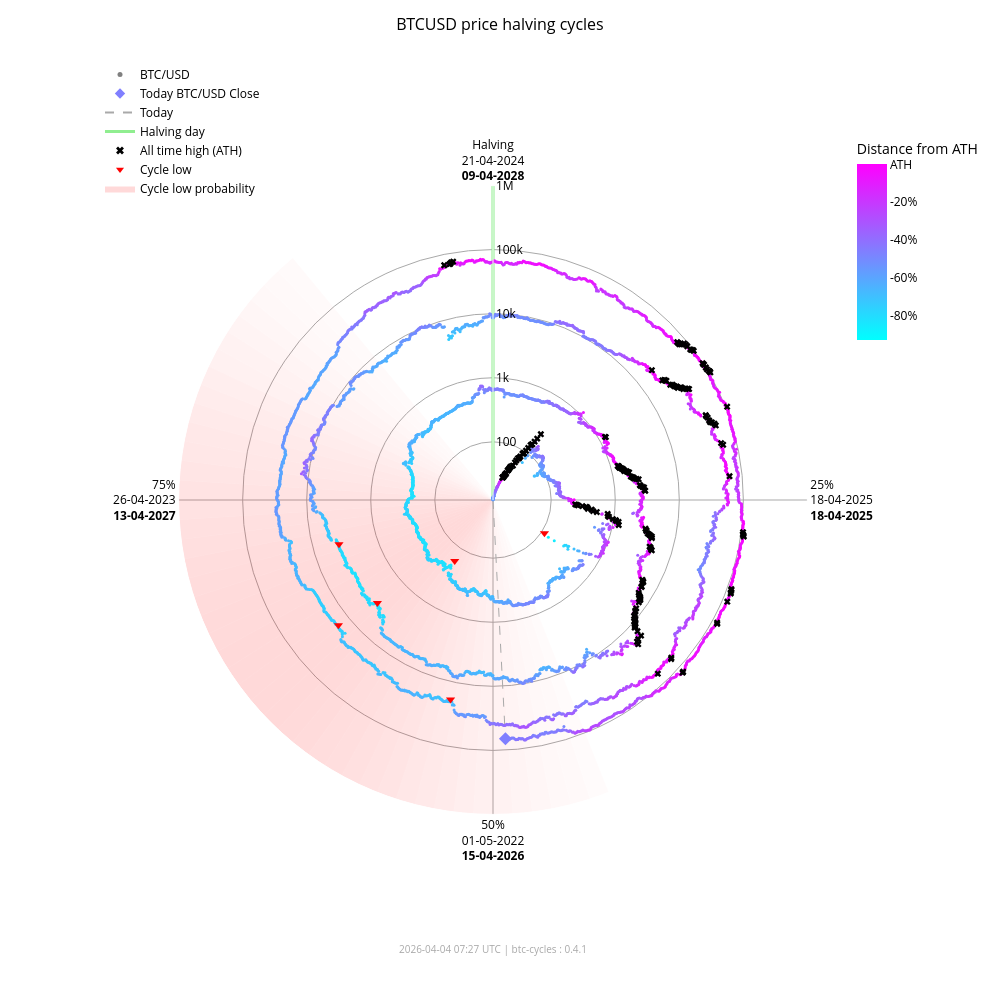

The notebook cell this image was saved under:
### Markdown cell above
### Interactive chart (plotly)

### Code cell
fig_interactive = btc.plot(
    kind="interactive",
    from_date="2012-11-28",
)
# plotly config for interactivity
config = {"scrollZoom": True, "displayModeBar": True}
# display in notebook
fig_interactive.show(config=config)

### Figure 1 — Plotly figure (JSON) as saved in the notebook; plotly's stock layout.template omitted (floating-point values rounded to 4 significant figures; data arrays with more than 128 entries replaced by an {"elided": "..."} marker saying what was removed)
{"data": [{"fill": "toself", "fillcolor": "rgba(255,0,0,0.017168280509461762)", "hoverinfo": "skip", "line": {"width": 0}, "mode": "lines", "r": [12.35, 1000000, 1000000, 12.35, 12.35], "showlegend": false, "theta": [158.4, 158.4, 162.0, 162.0, 158.4], "type": "scatterpolar"}, {"fill": "toself", "fillcolor": "rgba(255,0,0,0.022114794501891178)", "hoverinfo": "skip", "line": {"width": 0}, "mode": "lines", "r": [12.35, 1000000, 1000000, 12.35, 12.35], "showlegend": false, "theta": [162.0, 162.0, 165.6, 165.6, 162.0], "type": "scatterpolar"}, {"fill": "toself", "fillcolor": "rgba(255,0,0,0.027904042595116696)", "hoverinfo": "skip", "line": {"width": 0}, "mode": "lines", "r": [12.35, 1000000, 1000000, 12.35, 12.35], "showlegend": false, "theta": [165.6, 165.6, 169.2, 169.2, 165.6], "type": "scatterpolar"}, {"fill": "toself", "fillcolor": "rgba(255,0,0,0.03451829485242034)", "hoverinfo": "skip", "line": {"width": 0}, "mode": "lines", "r": [12.35, 1000000, 1000000, 12.35, 12.35], "showlegend": false, "theta": [169.2, 169.2, 172.8, 172.8, 169.2], "type": "scatterpolar"}, {"fill": "toself", "fillcolor": "rgba(255,0,0,0.04190197968282152)", "hoverinfo": "skip", "line": {"width": 0}, "mode": "lines", "r": [12.35, 1000000, 1000000, 12.35, 12.35], "showlegend": false, "theta": [172.8, 172.8, 176.4, 176.4, 172.8], "type": "scatterpolar"}, {"fill": "toself", "fillcolor": "rgba(255,0,0,0.04996405861294359)", "hoverinfo": "skip", "line": {"width": 0}, "mode": "lines", "r": [12.35, 1000000, 1000000, 12.35, 12.35], "showlegend": false, "theta": [176.4, 176.4, 180.0, 180.0, 176.4], "type": "scatterpolar"}, {"fill": "toself", "fillcolor": "rgba(255,0,0,0.05858349692240516)", "hoverinfo": "skip", "line": {"width": 0}, "mode": "lines", "r": [12.35, 1000000, 1000000, 12.35, 12.35], "showlegend": false, "theta": [180.0, 180.0, 183.6, 183.6, 180.0], "type": "scatterpolar"}, {"fill": "toself", "fillcolor": "rgba(255,0,0,0.06761662035375066)", "hoverinfo": "skip", "line": {"width": 0}, "mode": "lines", "r": [12.35, 1000000, 1000000, 12.35, 12.35], "showlegend": false, "theta": [183.6, 183.6, 187.2, 187.2, 183.6], "type": "scatterpolar"}, {"fill": "toself", "fillcolor": "rgba(255,0,0,0.07690481219944663)", "hoverinfo": "skip", "line": {"width": 0}, "mode": "lines", "r": [12.35, 1000000, 1000000, 12.35, 12.35], "showlegend": false, "theta": [187.2, 187.2, 190.8, 190.8, 187.2], "type": "scatterpolar"}, {"fill": "toself", "fillcolor": "rgba(255,0,0,0.08628112000611099)", "hoverinfo": "skip", "line": {"width": 0}, "mode": "lines", "r": [12.35, 1000000, 1000000, 12.35, 12.35], "showlegend": false, "theta": [190.8, 190.8, 194.4, 194.4, 190.8], "type": "scatterpolar"}, {"fill": "toself", "fillcolor": "rgba(255,0,0,0.09557490841018092)", "hoverinfo": "skip", "line": {"width": 0}, "mode": "lines", "r": [12.35, 1000000, 1000000, 12.35, 12.35], "showlegend": false, "theta": [194.4, 194.4, 198.0, 198.0, 194.4], "type": "scatterpolar"}, {"fill": "toself", "fillcolor": "rgba(255,0,0,0.10461455782963765)", "hoverinfo": "skip", "line": {"width": 0}, "mode": "lines", "r": [12.35, 1000000, 1000000, 12.35, 12.35], "showlegend": false, "theta": [198.0, 198.0, 201.6, 201.6, 198.0], "type": "scatterpolar"}, {"fill": "toself", "fillcolor": "rgba(255,0,0,0.11322908719652833)", "hoverinfo": "skip", "line": {"width": 0}, "mode": "lines", "r": [12.35, 1000000, 1000000, 12.35, 12.35], "showlegend": false, "theta": [201.6, 201.6, 205.2, 205.2, 201.6], "type": "scatterpolar"}, {"fill": "toself", "fillcolor": "rgba(255,0,0,0.12125015337052988)", "hoverinfo": "skip", "line": {"width": 0}, "mode": "lines", "r": [12.35, 1000000, 1000000, 12.35, 12.35], "showlegend": false, "theta": [205.2, 205.2, 208.8, 208.8, 205.2], "type": "scatterpolar"}, {"fill": "toself", "fillcolor": "rgba(255,0,0,0.1285159051533198)", "hoverinfo": "skip", "line": {"width": 0}, "mode": "lines", "r": [12.35, 1000000, 1000000, 12.35, 12.35], "showlegend": false, "theta": [208.8, 208.8, 212.4, 212.4, 208.8], "type": "scatterpolar"}, {"fill": "toself", "fillcolor": "rgba(255,0,0,0.13487757461161187)", "hoverinfo": "skip", "line": {"width": 0}, "mode": "lines", "r": [12.35, 1000000, 1000000, 12.35, 12.35], "showlegend": false, "theta": [212.4, 212.4, 216.0, 216.0, 212.4], "type": "scatterpolar"}, {"fill": "toself", "fillcolor": "rgba(255,0,0,0.14020862181849597)", "hoverinfo": "skip", "line": {"width": 0}, "mode": "lines", "r": [12.35, 1000000, 1000000, 12.35, 12.35], "showlegend": false, "theta": [216.0, 216.0, 219.6, 219.6, 216.0], "type": "scatterpolar"}, {"fill": "toself", "fillcolor": "rgba(255,0,0,0.1444150495065453)", "hoverinfo": "skip", "line": {"width": 0}, "mode": "lines", "r": [12.35, 1000000, 1000000, 12.35, 12.35], "showlegend": false, "theta": [219.6, 219.6, 223.2, 223.2, 219.6], "type": "scatterpolar"}, {"fill": "toself", "fillcolor": "rgba(255,0,0,0.1474445935127172)", "hoverinfo": "skip", "line": {"width": 0}, "mode": "lines", "r": [12.35, 1000000, 1000000, 12.35, 12.35], "showlegend": false, "theta": [223.2, 223.2, 226.8, 226.8, 223.2], "type": "scatterpolar"}, {"fill": "toself", "fillcolor": "rgba(255,0,0,0.14929223192296423)", "hoverinfo": "skip", "line": {"width": 0}, "mode": "lines", "r": [12.35, 1000000, 1000000, 12.35, 12.35], "showlegend": false, "theta": [226.8, 226.8, 230.4, 230.4, 226.8], "type": "scatterpolar"}, {"fill": "toself", "fillcolor": "rgba(255,0,0,0.15)", "hoverinfo": "skip", "line": {"width": 0}, "mode": "lines", "r": [12.35, 1000000, 1000000, 12.35, 12.35], "showlegend": false, "theta": [230.4, 230.4, 234.0, 234.0, 230.4], "type": "scatterpolar"}, {"fill": "toself", "fillcolor": "rgba(255,0,0,0.14965033825231117)", "hoverinfo": "skip", "line": {"width": 0}, "mode": "lines", "r": [12.35, 1000000, 1000000, 12.35, 12.35], "showlegend": false, "theta": [234.0, 234.0, 237.6, 237.6, 234.0], "type": "scatterpolar"}, {"fill": "toself", "fillcolor": "rgba(255,0,0,0.1483537805790981)", "hoverinfo": "skip", "line": {"width": 0}, "mode": "lines", "r": [12.35, 1000000, 1000000, 12.35, 12.35], "showlegend": false, "theta": [237.6, 237.6, 241.2, 241.2, 237.6], "type": "scatterpolar"}, {"fill": "toself", "fillcolor": "rgba(255,0,0,0.1462332228355464)", "hoverinfo": "skip", "line": {"width": 0}, "mode": "lines", "r": [12.35, 1000000, 1000000, 12.35, 12.35], "showlegend": false, "theta": [241.2, 241.2, 244.8, 244.8, 241.2], "type": "scatterpolar"}, {"fill": "toself", "fillcolor": "rgba(255,0,0,0.1434078538226232)", "hoverinfo": "skip", "line": {"width": 0}, "mode": "lines", "r": [12.35, 1000000, 1000000, 12.35, 12.35], "showlegend": false, "theta": [244.8, 244.8, 248.4, 248.4, 244.8], "type": "scatterpolar"}, {"fill": "toself", "fillcolor": "rgba(255,0,0,0.13997983179373433)", "hoverinfo": "skip", "line": {"width": 0}, "mode": "lines", "r": [12.35, 1000000, 1000000, 12.35, 12.35], "showlegend": false, "theta": [248.4, 248.4, 252.0, 252.0, 248.4], "type": "scatterpolar"}, {"fill": "toself", "fillcolor": "rgba(255,0,0,0.1360259825845427)", "hoverinfo": "skip", "line": {"width": 0}, "mode": "lines", "r": [12.35, 1000000, 1000000, 12.35, 12.35], "showlegend": false, "theta": [252.0, 252.0, 255.6, 255.6, 252.0], "type": "scatterpolar"}, {"fill": "toself", "fillcolor": "rgba(255,0,0,0.13159547355344955)", "hoverinfo": "skip", "line": {"width": 0}, "mode": "lines", "r": [12.35, 1000000, 1000000, 12.35, 12.35], "showlegend": false, "theta": [255.6, 255.6, 259.2, 259.2, 255.6], "type": "scatterpolar"}, {"fill": "toself", "fillcolor": "rgba(255,0,0,0.12671301775492702)", "hoverinfo": "skip", "line": {"width": 0}, "mode": "lines", "r": [12.35, 1000000, 1000000, 12.35, 12.35], "showlegend": false, "theta": [259.2, 259.2, 262.8, 262.8, 259.2], "type": "scatterpolar"}, {"fill": "toself", "fillcolor": "rgba(255,0,0,0.12138610149219968)", "hoverinfo": "skip", "line": {"width": 0}, "mode": "lines", "r": [12.35, 1000000, 1000000, 12.35, 12.35], "showlegend": false, "theta": [262.8, 262.8, 266.4, 266.4, 262.8], "type": "scatterpolar"}, {"fill": "toself", "fillcolor": "rgba(255,0,0,0.11561425516449213)", "hoverinfo": "skip", "line": {"width": 0}, "mode": "lines", "r": [12.35, 1000000, 1000000, 12.35, 12.35], "showlegend": false, "theta": [266.4, 266.4, 270.0, 270.0, 266.4], "type": "scatterpolar"}, {"fill": "toself", "fillcolor": "rgba(255,0,0,0.10939851441251548)", "hoverinfo": "skip", "line": {"width": 0}, "mode": "lines", "r": [12.35, 1000000, 1000000, 12.35, 12.35], "showlegend": false, "theta": [270.0, 270.0, 273.6, 273.6, 270.0], "type": "scatterpolar"}, {"fill": "toself", "fillcolor": "rgba(255,0,0,0.10274974912946186)", "hoverinfo": "skip", "line": {"width": 0}, "mode": "lines", "r": [12.35, 1000000, 1000000, 12.35, 12.35], "showlegend": false, "theta": [273.6, 273.6, 277.2, 277.2, 273.6], "type": "scatterpolar"}, {"fill": "toself", "fillcolor": "rgba(255,0,0,0.09569517349791427)", "hoverinfo": "skip", "line": {"width": 0}, "mode": "lines", "r": [12.35, 1000000, 1000000, 12.35, 12.35], "showlegend": false, "theta": [277.2, 277.2, 280.8, 280.8, 277.2], "type": "scatterpolar"}, {"fill": "toself", "fillcolor": "rgba(255,0,0,0.08828282625646729)", "hoverinfo": "skip", "line": {"width": 0}, "mode": "lines", "r": [12.35, 1000000, 1000000, 12.35, 12.35], "showlegend": false, "theta": [280.8, 280.8, 284.4, 284.4, 280.8], "type": "scatterpolar"}, {"fill": "toself", "fillcolor": "rgba(255,0,0,0.08058400018765348)", "hoverinfo": "skip", "line": {"width": 0}, "mode": "lines", "r": [12.35, 1000000, 1000000, 12.35, 12.35], "showlegend": false, "theta": [284.4, 284.4, 288.0, 288.0, 284.4], "type": "scatterpolar"}, {"fill": "toself", "fillcolor": "rgba(255,0,0,0.07269354608292705)", "hoverinfo": "skip", "line": {"width": 0}, "mode": "lines", "r": [12.35, 1000000, 1000000, 12.35, 12.35], "showlegend": false, "theta": [288.0, 288.0, 291.6, 291.6, 288.0], "type": "scatterpolar"}, {"fill": "toself", "fillcolor": "rgba(255,0,0,0.06472784449068784)", "hoverinfo": "skip", "line": {"width": 0}, "mode": "lines", "r": [12.35, 1000000, 1000000, 12.35, 12.35], "showlegend": false, "theta": [291.6, 291.6, 295.2, 295.2, 291.6], "type": "scatterpolar"}, {"fill": "toself", "fillcolor": "rgba(255,0,0,0.05682021976743956)", "hoverinfo": "skip", "line": {"width": 0}, "mode": "lines", "r": [12.35, 1000000, 1000000, 12.35, 12.35], "showlegend": false, "theta": [295.2, 295.2, 298.8, 298.8, 295.2], "type": "scatterpolar"}, {"fill": "toself", "fillcolor": "rgba(255,0,0,0.049113784367073345)", "hoverinfo": "skip", "line": {"width": 0}, "mode": "lines", "r": [12.35, 1000000, 1000000, 12.35, 12.35], "showlegend": false, "theta": [298.8, 298.8, 302.4, 302.4, 298.8], "type": "scatterpolar"}, {"fill": "toself", "fillcolor": "rgba(255,0,0,0.041752137148964696)", "hoverinfo": "skip", "line": {"width": 0}, "mode": "lines", "r": [12.35, 1000000, 1000000, 12.35, 12.35], "showlegend": false, "theta": [302.4, 302.4, 306.0, 306.0, 302.4], "type": "scatterpolar"}, {"fill": "toself", "fillcolor": "rgba(255,0,0,0.03486886565753888)", "hoverinfo": "skip", "line": {"width": 0}, "mode": "lines", "r": [12.35, 1000000, 1000000, 12.35, 12.35], "showlegend": false, "theta": [306.0, 306.0, 309.6, 309.6, 306.0], "type": "scatterpolar"}, {"fill": "toself", "fillcolor": "rgba(255,0,0,0.028577225153345827)", "hoverinfo": "skip", "line": {"width": 0}, "mode": "lines", "r": [12.35, 1000000, 1000000, 12.35, 12.35], "showlegend": false, "theta": [309.6, 309.6, 313.2, 313.2, 309.6], "type": "scatterpolar"}, {"fill": "toself", "fillcolor": "rgba(255,0,0,0.022961515313555208)", "hoverinfo": "skip", "line": {"width": 0}, "mode": "lines", "r": [12.35, 1000000, 1000000, 12.35, 12.35], "showlegend": false, "theta": [313.2, 313.2, 316.8, 316.8, 313.2], "type": "scatterpolar"}, {"fill": "toself", "fillcolor": "rgba(255,0,0,0.018071469429173623)", "hoverinfo": "skip", "line": {"width": 0}, "mode": "lines", "r": [12.35, 1000000, 1000000, 12.35, 12.35], "showlegend": false, "theta": [316.8, 316.8, 320.4, 320.4, 316.8], "type": "scatterpolar"}, {"hoverinfo": "skip", "line": {"color": "darkgrey", "dash": "dash", "width": 1}, "mode": "lines", "r": [12.35, 66960.0], "showlegend": false, "theta": [177.0, 177.0], "type": "scatterpolar"}, {"hoverinfo": "skip", "line": {"color": "lightgreen", "width": 3}, "mode": "lines", "r": [12.35, 1000000], "showlegend": false, "theta": [0, 0], "type": "scatterpolar"}, {"hoverinfo": "text", "marker": {"color": {"elided": "4876 str values"}, "size": 3}, "mode": "markers", "r": {"elided": "4876 float values"}, "showlegend": false, "text": {"elided": "4876 str values"}, "theta": {"elided": "4876 float values"}, "type": "scatterpolar"}, {"hoverinfo": "text", "marker": {"color": "#807fff", "size": 10, "symbol": "diamond"}, "mode": "markers", "r": [66960.0], "showlegend": false, "text": ["Today<br>Date: 2026-04-04<br>Price: $66,955.55"], "theta": [177.0], "type": "scatterpolar"}, {"hoverinfo": "text", "marker": {"color": "black", "size": 6, "symbol": "x"}, "mode": "markers", "r": {"elided": "195 float values"}, "showlegend": false, "text": {"elided": "195 str values"}, "theta": {"elided": "195 float values"}, "type": "scatterpolar"}, {"hoverinfo": "text", "marker": {"color": "red", "size": 8, "symbol": "triangle-down"}, "mode": "markers", "r": [111.6, 164.9, 3233.0, 3925.0, 18950.0, 15760.0], "showlegend": false, "text": ["Cycle Low<br>Date: 2014-02-21<br>Price: $111.56<br>ATH distance: -91.0%", "Cycle Low<br>Date: 2015-01-14<br>Price: $164.92<br>ATH distance: -86.7%", "Cycle Low<br>Date: 2018-12-15<br>Price: $3,232.51<br>ATH distance: -83.3%", "Cycle Low<br>Date: 2019-03-25<br>Price: $3,924.55<br>ATH distance: -79.7%", "Cycle Low<br>Date: 2022-06-18<br>Price: $18,954.25<br>ATH distance: -71.9%", "Cycle Low<br>Date: 2022-11-21<br>Price: $15,760.19<br>ATH distance: -76.7%"], "theta": [122.8, 212.1, 228.3, 254.0, 192.0, 231.0], "type": "scatterpolar"}, {"marker": {"color": "grey", "size": 5}, "mode": "markers", "name": "BTC/USD", "r": [null], "theta": [null], "type": "scatterpolar"}, {"marker": {"color": "#807fff", "size": 8, "symbol": "diamond"}, "mode": "markers", "name": "Today BTC/USD Close", "r": [null], "theta": [null], "type": "scatterpolar"}, {"line": {"color": "darkgrey", "dash": "dash"}, "mode": "lines", "name": "Today", "r": [null], "theta": [null], "type": "scatterpolar"}, {"line": {"color": "lightgreen", "width": 3}, "mode": "lines", "name": "Halving day", "r": [null], "theta": [null], "type": "scatterpolar"}, {"marker": {"color": "black", "size": 7, "symbol": "x"}, "mode": "markers", "name": "All time high (ATH)", "r": [null], "theta": [null], "type": "scatterpolar"}, {"marker": {"color": "red", "size": 7, "symbol": "triangle-down"}, "mode": "markers", "name": "Cycle low", "r": [null], "theta": [null], "type": "scatterpolar"}, {"fill": "toself", "fillcolor": "rgba(255,0,0,0.15)", "line": {"width": 0}, "mode": "lines", "name": "Cycle low probability", "r": [null], "theta": [null], "type": "scatterpolar"}, {"hoverinfo": "skip", "marker": {"cmax": 0, "cmin": -0.9307, "color": [0], "colorbar": {"len": 0.25, "ticktext": ["ATH", "-20%", "-40%", "-60%", "-80%", "-100%"], "tickvals": [0, -0.2, -0.4, -0.6, -0.8, -1.0], "title": {"text": "Distance from ATH"}, "x": 0.95, "y": 0.92, "yanchor": "top"}, "colorscale": {"elided": "256x2 mixed values"}, "showscale": true, "size": 0}, "mode": "markers", "r": [null], "showlegend": false, "theta": [null], "type": "scatterpolar"}], "layout": {"annotations": [{"font": {"color": "darkgrey", "size": 10}, "showarrow": false, "text": "2026-04-04 07:27 UTC | btc-cycles : 0.4.1", "x": 0.5, "xref": "paper", "y": -0.02, "yref": "paper"}], "font": {"color": "black"}, "height": 1000, "legend": {"bgcolor": "rgba(0,0,0,0)", "font": {"color": "black"}, "x": 0.0, "y": 1.0}, "margin": {"b": 60, "l": 100, "r": 80, "t": 60}, "paper_bgcolor": "white", "plot_bgcolor": "white", "polar": {"angularaxis": {"color": "black", "direction": "clockwise", "gridcolor": "darkgrey", "rotation": 90, "ticktext": ["Halving<br>21-04-2024<br><b>09-04-2028</b>", "25%<br>18-04-2025<br><b>18-04-2025</b>", "50%<br>01-05-2022<br><b>15-04-2026</b>", "75%<br>26-04-2023<br><b>13-04-2027</b>"], "tickvals": [0, 90, 180, 270]}, "bgcolor": "white", "domain": {"x": [0.1, 0.9], "y": [0.05, 0.95]}, "radialaxis": {"angle": 90, "color": "black", "gridcolor": "darkgrey", "range": [1.092, 6.0], "tickangle": 90, "ticktext": ["100", "1k", "10k", "100k", "1M"], "tickvals": [100, 1000, 10000, 100000, 1000000], "type": "log"}}, "title": {"font": {"color": "black", "size": 16}, "text": "BTCUSD price halving cycles", "x": 0.5}, "width": 1000}}
